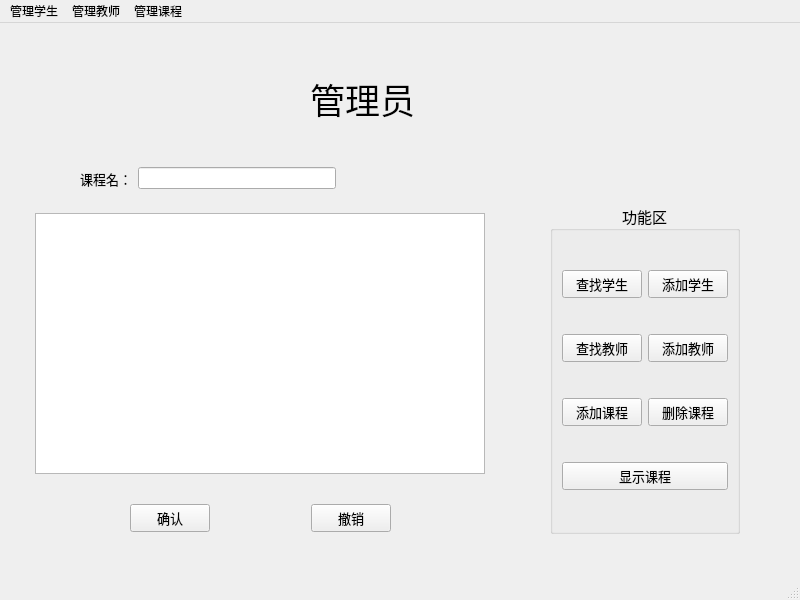
<?xml version="1.0" encoding="UTF-8"?>
<ui version="4.0">
 <class>Admin</class>
 <widget class="QMainWindow" name="Admin">
  <property name="geometry">
   <rect>
    <x>0</x>
    <y>0</y>
    <width>800</width>
    <height>600</height>
   </rect>
  </property>
  <property name="windowTitle">
   <string>MainWindow</string>
  </property>
  <property name="windowIcon">
   <iconset resource="image.qrc">
    <normaloff>:/new/prefix1/image/蓝色小鸟.png</normaloff>:/new/prefix1/image/蓝色小鸟.png</iconset>
  </property>
  <widget class="QWidget" name="centralwidget">
   <widget class="QStackedWidget" name="stackedWidget">
    <property name="geometry">
     <rect>
      <x>30</x>
      <y>120</y>
      <width>475</width>
      <height>430</height>
     </rect>
    </property>
    <property name="currentIndex">
     <number>1</number>
    </property>
    <widget class="QWidget" name="addTeacher">
     <widget class="QGroupBox" name="groupBox_2">
      <property name="geometry">
       <rect>
        <x>70</x>
        <y>40</y>
        <width>300</width>
        <height>280</height>
       </rect>
      </property>
      <property name="font">
       <font>
        <family>楷体</family>
        <pointsize>18</pointsize>
       </font>
      </property>
      <property name="title">
       <string>个人基本信息</string>
      </property>
      <property name="alignment">
       <set>Qt::AlignCenter</set>
      </property>
      <property name="flat">
       <bool>true</bool>
      </property>
      <layout class="QGridLayout" name="gridLayout_3">
       <item row="0" column="1">
        <layout class="QHBoxLayout" name="horizontalLayout_17">
         <item>
          <widget class="QLabel" name="label_22">
           <property name="font">
            <font>
             <family>楷体</family>
             <pointsize>12</pointsize>
            </font>
           </property>
           <property name="text">
            <string>性别：</string>
           </property>
          </widget>
         </item>
         <item>
          <widget class="QRadioButton" name="radioButtontman">
           <property name="font">
            <font>
             <pointsize>10</pointsize>
            </font>
           </property>
           <property name="text">
            <string>男</string>
           </property>
          </widget>
         </item>
         <item>
          <widget class="QRadioButton" name="radioButtontwoman">
           <property name="font">
            <font>
             <pointsize>10</pointsize>
            </font>
           </property>
           <property name="text">
            <string>女</string>
           </property>
          </widget>
         </item>
        </layout>
       </item>
       <item row="2" column="1">
        <layout class="QHBoxLayout" name="horizontalLayout_19">
         <item>
          <widget class="QLabel" name="label_24">
           <property name="font">
            <font>
             <family>楷体</family>
             <pointsize>12</pointsize>
            </font>
           </property>
           <property name="text">
            <string>职称：</string>
           </property>
          </widget>
         </item>
         <item>
          <widget class="QComboBox" name="comboBoxpost">
           <property name="font">
            <font>
             <pointsize>10</pointsize>
            </font>
           </property>
           <property name="editable">
            <bool>true</bool>
           </property>
           <property name="currentText">
            <string>教授</string>
           </property>
           <property name="currentIndex">
            <number>0</number>
           </property>
           <item>
            <property name="text">
             <string>教授</string>
            </property>
           </item>
           <item>
            <property name="text">
             <string>副教授</string>
            </property>
           </item>
           <item>
            <property name="text">
             <string>讲师</string>
            </property>
           </item>
          </widget>
         </item>
        </layout>
       </item>
       <item row="0" column="0">
        <layout class="QHBoxLayout" name="horizontalLayout_11">
         <item>
          <widget class="QLabel" name="label_12">
           <property name="font">
            <font>
             <family>楷体</family>
             <pointsize>12</pointsize>
            </font>
           </property>
           <property name="text">
            <string>姓名： </string>
           </property>
          </widget>
         </item>
         <item>
          <widget class="QLineEdit" name="lineEdittTName">
           <property name="font">
            <font>
             <pointsize>10</pointsize>
            </font>
           </property>
          </widget>
         </item>
        </layout>
       </item>
       <item row="1" column="0">
        <layout class="QHBoxLayout" name="horizontalLayout_10">
         <item>
          <widget class="QLabel" name="label_11">
           <property name="font">
            <font>
             <family>楷体</family>
             <pointsize>12</pointsize>
            </font>
           </property>
           <property name="text">
            <string>职工号：</string>
           </property>
          </widget>
         </item>
         <item>
          <widget class="QLineEdit" name="lineEdittno">
           <property name="font">
            <font>
             <pointsize>10</pointsize>
            </font>
           </property>
          </widget>
         </item>
        </layout>
       </item>
       <item row="1" column="1">
        <layout class="QHBoxLayout" name="horizontalLayout_18">
         <item>
          <widget class="QLabel" name="label_23">
           <property name="font">
            <font>
             <family>楷体</family>
             <pointsize>12</pointsize>
            </font>
           </property>
           <property name="text">
            <string>年龄：</string>
           </property>
          </widget>
         </item>
         <item>
          <widget class="QSpinBox" name="spinBoxtage">
           <property name="font">
            <font>
             <family>楷体</family>
             <pointsize>10</pointsize>
            </font>
           </property>
           <property name="minimum">
            <number>20</number>
           </property>
           <property name="maximum">
            <number>80</number>
           </property>
          </widget>
         </item>
        </layout>
       </item>
       <item row="2" column="0">
        <layout class="QHBoxLayout" name="horizontalLayout_12">
         <item>
          <widget class="QLabel" name="label_13">
           <property name="font">
            <font>
             <family>楷体</family>
             <pointsize>12</pointsize>
            </font>
           </property>
           <property name="text">
            <string>密码：</string>
           </property>
          </widget>
         </item>
         <item>
          <widget class="QLineEdit" name="lineEdittpassword">
           <property name="font">
            <font>
             <pointsize>10</pointsize>
            </font>
           </property>
           <property name="readOnly">
            <bool>false</bool>
           </property>
          </widget>
         </item>
        </layout>
       </item>
      </layout>
     </widget>
     <widget class="QPushButton" name="pushButtontconfirm">
      <property name="geometry">
       <rect>
        <x>80</x>
        <y>360</y>
        <width>98</width>
        <height>26</height>
       </rect>
      </property>
      <property name="text">
       <string>确认</string>
      </property>
      <property name="icon">
       <iconset resource="image.qrc">
        <normaloff>:/new/prefix1/image/Icon - 学分.png</normaloff>:/new/prefix1/image/Icon - 学分.png</iconset>
      </property>
     </widget>
     <widget class="QPushButton" name="pushButtontundo">
      <property name="geometry">
       <rect>
        <x>240</x>
        <y>360</y>
        <width>98</width>
        <height>26</height>
       </rect>
      </property>
      <property name="text">
       <string>撤销</string>
      </property>
      <property name="icon">
       <iconset resource="image.qrc">
        <normaloff>:/new/prefix1/image/Back.png</normaloff>:/new/prefix1/image/Back.png</iconset>
      </property>
      <property name="shortcut">
       <string>Ctrl+Z</string>
      </property>
     </widget>
    </widget>
    <widget class="QWidget" name="display">
     <widget class="QTableView" name="tableViewcourse">
      <property name="geometry">
       <rect>
        <x>5</x>
        <y>70</y>
        <width>450</width>
        <height>261</height>
       </rect>
      </property>
      <property name="verticalScrollBarPolicy">
       <enum>Qt::ScrollBarAlwaysOff</enum>
      </property>
      <property name="editTriggers">
       <set>QAbstractItemView::NoEditTriggers</set>
      </property>
      <property name="selectionMode">
       <enum>QAbstractItemView::SingleSelection</enum>
      </property>
      <property name="selectionBehavior">
       <enum>QAbstractItemView::SelectRows</enum>
      </property>
      <property name="verticalScrollMode">
       <enum>QAbstractItemView::ScrollPerPixel</enum>
      </property>
     </widget>
     <widget class="QWidget" name="widgetdelete" native="true">
      <property name="geometry">
       <rect>
        <x>50</x>
        <y>10</y>
        <width>301</width>
        <height>51</height>
       </rect>
      </property>
      <layout class="QHBoxLayout" name="horizontalLayout">
       <item>
        <widget class="QLabel" name="labelcname">
         <property name="font">
          <font>
           <family>Adobe Devanagari</family>
           <pointsize>10</pointsize>
          </font>
         </property>
         <property name="frameShape">
          <enum>QFrame::NoFrame</enum>
         </property>
         <property name="text">
          <string>课程名：</string>
         </property>
         <property name="scaledContents">
          <bool>false</bool>
         </property>
        </widget>
       </item>
       <item>
        <widget class="QLineEdit" name="lineEditcnamedelete"/>
       </item>
       <item>
        <widget class="QPushButton" name="pushButtonsearch">
         <property name="font">
          <font>
           <family>Adobe Devanagari</family>
           <pointsize>10</pointsize>
          </font>
         </property>
         <property name="toolTip">
          <string>&lt;html&gt;&lt;head/&gt;&lt;body&gt;&lt;p&gt;查找&lt;/p&gt;&lt;/body&gt;&lt;/html&gt;</string>
         </property>
         <property name="text">
          <string/>
         </property>
         <property name="icon">
          <iconset resource="image.qrc">
           <normaloff>:/new/prefix1/image/Search.png</normaloff>:/new/prefix1/image/Search.png</iconset>
         </property>
         <property name="shortcut">
          <string>Return</string>
         </property>
         <property name="checkable">
          <bool>false</bool>
         </property>
         <property name="flat">
          <bool>true</bool>
         </property>
        </widget>
       </item>
      </layout>
     </widget>
     <widget class="QPushButton" name="pushButtonrefresh">
      <property name="geometry">
       <rect>
        <x>410</x>
        <y>40</y>
        <width>60</width>
        <height>30</height>
       </rect>
      </property>
      <property name="font">
       <font>
        <family>Adobe Devanagari</family>
        <pointsize>10</pointsize>
       </font>
      </property>
      <property name="toolTip">
       <string>&lt;html&gt;&lt;head/&gt;&lt;body&gt;&lt;p&gt;刷新&lt;/p&gt;&lt;/body&gt;&lt;/html&gt;</string>
      </property>
      <property name="whatsThis">
       <string>&lt;html&gt;&lt;head/&gt;&lt;body&gt;&lt;p&gt;刷新&lt;/p&gt;&lt;/body&gt;&lt;/html&gt;</string>
      </property>
      <property name="text">
       <string/>
      </property>
      <property name="icon">
       <iconset resource="image.qrc">
        <normaloff>:/new/prefix1/image/Update.png</normaloff>:/new/prefix1/image/Update.png</iconset>
      </property>
      <property name="shortcut">
       <string>F5</string>
      </property>
      <property name="autoDefault">
       <bool>false</bool>
      </property>
      <property name="default">
       <bool>false</bool>
      </property>
      <property name="flat">
       <bool>true</bool>
      </property>
     </widget>
     <widget class="QWidget" name="widget_6" native="true">
      <property name="geometry">
       <rect>
        <x>100</x>
        <y>350</y>
        <width>261</width>
        <height>51</height>
       </rect>
      </property>
      <layout class="QHBoxLayout" name="horizontalLayout_13">
       <item>
        <widget class="QPushButton" name="pushButtonconfirmdelete">
         <property name="font">
          <font>
           <family>Adobe Devanagari</family>
           <pointsize>10</pointsize>
          </font>
         </property>
         <property name="text">
          <string>确认</string>
         </property>
         <property name="icon">
          <iconset resource="image.qrc">
           <normaloff>:/new/prefix1/image/Icon - 学分.png</normaloff>:/new/prefix1/image/Icon - 学分.png</iconset>
         </property>
         <property name="shortcut">
          <string>Ctrl+C</string>
         </property>
        </widget>
       </item>
       <item>
        <spacer name="horizontalSpacer_2">
         <property name="orientation">
          <enum>Qt::Horizontal</enum>
         </property>
         <property name="sizeHint" stdset="0">
          <size>
           <width>68</width>
           <height>20</height>
          </size>
         </property>
        </spacer>
       </item>
       <item>
        <widget class="QPushButton" name="pushButtonundodelete">
         <property name="font">
          <font>
           <family>Adobe Devanagari</family>
           <pointsize>10</pointsize>
          </font>
         </property>
         <property name="text">
          <string>撤销</string>
         </property>
         <property name="icon">
          <iconset resource="image.qrc">
           <normaloff>:/new/prefix1/image/Back.png</normaloff>:/new/prefix1/image/Back.png</iconset>
         </property>
         <property name="iconSize">
          <size>
           <width>18</width>
           <height>18</height>
          </size>
         </property>
         <property name="shortcut">
          <string>Ctrl+Z</string>
         </property>
         <property name="autoRepeat">
          <bool>false</bool>
         </property>
        </widget>
       </item>
      </layout>
     </widget>
    </widget>
    <widget class="QWidget" name="addCourse">
     <widget class="QWidget" name="widget_5" native="true">
      <property name="geometry">
       <rect>
        <x>110</x>
        <y>50</y>
        <width>281</width>
        <height>211</height>
       </rect>
      </property>
      <layout class="QGridLayout" name="gridLayout_4">
       <item row="2" column="1">
        <widget class="QLineEdit" name="lineEditcmaxnum"/>
       </item>
       <item row="2" column="0">
        <widget class="QLabel" name="label_6">
         <property name="text">
          <string>课程总量：</string>
         </property>
        </widget>
       </item>
       <item row="3" column="0">
        <widget class="QLabel" name="label_7">
         <property name="text">
          <string>课程学分：</string>
         </property>
        </widget>
       </item>
       <item row="1" column="0">
        <widget class="QLabel" name="label_5">
         <property name="text">
          <string>课程名：</string>
         </property>
        </widget>
       </item>
       <item row="3" column="1">
        <widget class="QLineEdit" name="lineEditccard"/>
       </item>
       <item row="0" column="1">
        <widget class="QLineEdit" name="lineEditcno"/>
       </item>
       <item row="1" column="1">
        <widget class="QLineEdit" name="lineEditcnameadd"/>
       </item>
       <item row="0" column="0">
        <widget class="QLabel" name="label_4">
         <property name="layoutDirection">
          <enum>Qt::RightToLeft</enum>
         </property>
         <property name="text">
          <string>课程号：</string>
         </property>
         <property name="textFormat">
          <enum>Qt::AutoText</enum>
         </property>
        </widget>
       </item>
      </layout>
     </widget>
     <widget class="QWidget" name="widget_4" native="true">
      <property name="geometry">
       <rect>
        <x>130</x>
        <y>290</y>
        <width>233</width>
        <height>50</height>
       </rect>
      </property>
      <layout class="QHBoxLayout" name="horizontalLayout_2">
       <item>
        <widget class="QPushButton" name="pushButtonconfirmadd">
         <property name="font">
          <font>
           <family>Adobe Devanagari</family>
           <pointsize>10</pointsize>
          </font>
         </property>
         <property name="text">
          <string>确认</string>
         </property>
         <property name="icon">
          <iconset resource="image.qrc">
           <normaloff>:/new/prefix1/image/Icon - 学分.png</normaloff>:/new/prefix1/image/Icon - 学分.png</iconset>
         </property>
         <property name="shortcut">
          <string>Ctrl+C</string>
         </property>
        </widget>
       </item>
       <item>
        <spacer name="horizontalSpacer">
         <property name="orientation">
          <enum>Qt::Horizontal</enum>
         </property>
         <property name="sizeHint" stdset="0">
          <size>
           <width>40</width>
           <height>20</height>
          </size>
         </property>
        </spacer>
       </item>
       <item>
        <widget class="QPushButton" name="pushButtonundoadd">
         <property name="font">
          <font>
           <family>Adobe Devanagari</family>
           <pointsize>10</pointsize>
          </font>
         </property>
         <property name="text">
          <string>撤销</string>
         </property>
         <property name="icon">
          <iconset resource="image.qrc">
           <normaloff>:/new/prefix1/image/Back.png</normaloff>:/new/prefix1/image/Back.png</iconset>
         </property>
         <property name="shortcut">
          <string>Ctrl+Z</string>
         </property>
        </widget>
       </item>
      </layout>
     </widget>
    </widget>
    <widget class="QWidget" name="addStudent">
     <widget class="QGroupBox" name="groupBox">
      <property name="geometry">
       <rect>
        <x>60</x>
        <y>30</y>
        <width>300</width>
        <height>280</height>
       </rect>
      </property>
      <property name="font">
       <font>
        <family>楷体</family>
        <pointsize>18</pointsize>
       </font>
      </property>
      <property name="title">
       <string>个人基本信息</string>
      </property>
      <property name="alignment">
       <set>Qt::AlignBottom|Qt::AlignHCenter</set>
      </property>
      <property name="flat">
       <bool>true</bool>
      </property>
      <property name="checkable">
       <bool>false</bool>
      </property>
      <property name="checked">
       <bool>false</bool>
      </property>
      <layout class="QGridLayout" name="gridLayout">
       <item row="0" column="0">
        <layout class="QHBoxLayout" name="horizontalLayout_6">
         <item>
          <widget class="QLabel" name="label_8">
           <property name="font">
            <font>
             <family>楷体</family>
             <pointsize>12</pointsize>
            </font>
           </property>
           <property name="text">
            <string>学号：</string>
           </property>
          </widget>
         </item>
         <item>
          <widget class="QLineEdit" name="lineEditsno">
           <property name="font">
            <font>
             <pointsize>10</pointsize>
            </font>
           </property>
          </widget>
         </item>
        </layout>
       </item>
       <item row="0" column="1">
        <layout class="QHBoxLayout" name="horizontalLayout_15">
         <item>
          <widget class="QLabel" name="label_21">
           <property name="font">
            <font>
             <family>楷体</family>
             <pointsize>12</pointsize>
            </font>
           </property>
           <property name="text">
            <string>性别：</string>
           </property>
          </widget>
         </item>
         <item>
          <widget class="QRadioButton" name="radioButtonsman">
           <property name="font">
            <font>
             <pointsize>10</pointsize>
            </font>
           </property>
           <property name="text">
            <string>男</string>
           </property>
          </widget>
         </item>
         <item>
          <widget class="QRadioButton" name="radioButtonswoman">
           <property name="font">
            <font>
             <pointsize>10</pointsize>
            </font>
           </property>
           <property name="text">
            <string>女</string>
           </property>
          </widget>
         </item>
        </layout>
       </item>
       <item row="1" column="0">
        <layout class="QHBoxLayout" name="horizontalLayout_8">
         <item>
          <widget class="QLabel" name="label_9">
           <property name="font">
            <font>
             <family>楷体</family>
             <pointsize>12</pointsize>
            </font>
           </property>
           <property name="text">
            <string>姓名：</string>
           </property>
          </widget>
         </item>
         <item>
          <widget class="QLineEdit" name="lineEditsName">
           <property name="font">
            <font>
             <pointsize>10</pointsize>
            </font>
           </property>
          </widget>
         </item>
        </layout>
       </item>
       <item row="1" column="1">
        <layout class="QHBoxLayout" name="horizontalLayout_14">
         <item>
          <widget class="QLabel" name="label_20">
           <property name="font">
            <font>
             <family>楷体</family>
             <pointsize>12</pointsize>
            </font>
           </property>
           <property name="text">
            <string>年龄：</string>
           </property>
          </widget>
         </item>
         <item>
          <widget class="QSpinBox" name="spinBoxsage">
           <property name="font">
            <font>
             <family>楷体</family>
             <pointsize>10</pointsize>
            </font>
           </property>
           <property name="minimum">
            <number>15</number>
           </property>
           <property name="maximum">
            <number>25</number>
           </property>
           <property name="value">
            <number>18</number>
           </property>
          </widget>
         </item>
        </layout>
       </item>
       <item row="2" column="0">
        <layout class="QHBoxLayout" name="horizontalLayout_5">
         <item>
          <widget class="QLabel" name="label_10">
           <property name="font">
            <font>
             <family>楷体</family>
             <pointsize>12</pointsize>
            </font>
           </property>
           <property name="text">
            <string>密码：</string>
           </property>
          </widget>
         </item>
         <item>
          <widget class="QLineEdit" name="lineEditspassword">
           <property name="font">
            <font>
             <pointsize>10</pointsize>
            </font>
           </property>
           <property name="readOnly">
            <bool>false</bool>
           </property>
          </widget>
         </item>
        </layout>
       </item>
       <item row="2" column="1">
        <layout class="QHBoxLayout" name="horizontalLayout_16">
         <item>
          <widget class="QLabel" name="label_19">
           <property name="font">
            <font>
             <family>楷体</family>
             <pointsize>12</pointsize>
            </font>
           </property>
           <property name="text">
            <string>学院：</string>
           </property>
          </widget>
         </item>
         <item>
          <widget class="QComboBox" name="comboBoxsmajor">
           <property name="font">
            <font>
             <pointsize>10</pointsize>
            </font>
           </property>
           <property name="editable">
            <bool>true</bool>
           </property>
           <property name="currentText">
            <string>计科院</string>
           </property>
           <property name="currentIndex">
            <number>0</number>
           </property>
           <item>
            <property name="text">
             <string>计科院</string>
            </property>
           </item>
           <item>
            <property name="text">
             <string>商学院</string>
            </property>
           </item>
           <item>
            <property name="text">
             <string>互联网学院</string>
            </property>
           </item>
          </widget>
         </item>
        </layout>
       </item>
       <item row="3" column="0" colspan="2">
        <layout class="QHBoxLayout" name="horizontalLayout_20">
         <item>
          <widget class="QLabel" name="label_25">
           <property name="font">
            <font>
             <family>楷体</family>
             <pointsize>12</pointsize>
            </font>
           </property>
           <property name="text">
            <string>入学年份：</string>
           </property>
          </widget>
         </item>
         <item>
          <widget class="QComboBox" name="comboBoxsyear">
           <property name="font">
            <font>
             <pointsize>10</pointsize>
            </font>
           </property>
           <property name="editable">
            <bool>true</bool>
           </property>
           <property name="currentText">
            <string>2017</string>
           </property>
           <property name="currentIndex">
            <number>0</number>
           </property>
           <item>
            <property name="text">
             <string>2017</string>
            </property>
           </item>
           <item>
            <property name="text">
             <string>2018</string>
            </property>
           </item>
           <item>
            <property name="text">
             <string>2019</string>
            </property>
           </item>
           <item>
            <property name="text">
             <string>2020</string>
            </property>
           </item>
          </widget>
         </item>
        </layout>
       </item>
      </layout>
     </widget>
     <widget class="QPushButton" name="pushButtonSconfirm">
      <property name="geometry">
       <rect>
        <x>80</x>
        <y>340</y>
        <width>98</width>
        <height>26</height>
       </rect>
      </property>
      <property name="text">
       <string>确认</string>
      </property>
      <property name="icon">
       <iconset resource="image.qrc">
        <normaloff>:/new/prefix1/image/Icon - 学分.png</normaloff>:/new/prefix1/image/Icon - 学分.png</iconset>
      </property>
     </widget>
     <widget class="QPushButton" name="pushButtonSundo">
      <property name="geometry">
       <rect>
        <x>220</x>
        <y>340</y>
        <width>98</width>
        <height>26</height>
       </rect>
      </property>
      <property name="text">
       <string>撤销</string>
      </property>
      <property name="icon">
       <iconset resource="image.qrc">
        <normaloff>:/new/prefix1/image/Back.png</normaloff>:/new/prefix1/image/Back.png</iconset>
      </property>
     </widget>
    </widget>
    <widget class="QWidget" name="Search">
     <widget class="QWidget" name="widget_3" native="true">
      <property name="geometry">
       <rect>
        <x>90</x>
        <y>70</y>
        <width>241</width>
        <height>42</height>
       </rect>
      </property>
      <layout class="QHBoxLayout" name="horizontalLayout_4">
       <item>
        <widget class="QRadioButton" name="radioButtonStudent">
         <property name="text">
          <string>学生</string>
         </property>
         <property name="icon">
          <iconset resource="image.qrc">
           <normaloff>:/new/prefix1/image/学生.png</normaloff>:/new/prefix1/image/学生.png</iconset>
         </property>
        </widget>
       </item>
       <item>
        <spacer name="horizontalSpacer_3">
         <property name="orientation">
          <enum>Qt::Horizontal</enum>
         </property>
         <property name="sizeHint" stdset="0">
          <size>
           <width>40</width>
           <height>20</height>
          </size>
         </property>
        </spacer>
       </item>
       <item>
        <widget class="QRadioButton" name="radioButtonTeacher">
         <property name="text">
          <string>教师</string>
         </property>
         <property name="icon">
          <iconset resource="image.qrc">
           <normaloff>:/new/prefix1/image/教师.png</normaloff>:/new/prefix1/image/教师.png</iconset>
         </property>
        </widget>
       </item>
      </layout>
     </widget>
     <widget class="QTableView" name="tableView">
      <property name="geometry">
       <rect>
        <x>0</x>
        <y>140</y>
        <width>470</width>
        <height>220</height>
       </rect>
      </property>
      <property name="verticalScrollBarPolicy">
       <enum>Qt::ScrollBarAlwaysOff</enum>
      </property>
      <property name="editTriggers">
       <set>QAbstractItemView::NoEditTriggers</set>
      </property>
      <property name="selectionMode">
       <enum>QAbstractItemView::SingleSelection</enum>
      </property>
      <property name="selectionBehavior">
       <enum>QAbstractItemView::SelectRows</enum>
      </property>
      <property name="verticalScrollMode">
       <enum>QAbstractItemView::ScrollPerPixel</enum>
      </property>
     </widget>
     <widget class="QWidget" name="widget_2" native="true">
      <property name="geometry">
       <rect>
        <x>30</x>
        <y>10</y>
        <width>368</width>
        <height>45</height>
       </rect>
      </property>
      <layout class="QHBoxLayout" name="horizontalLayout_3">
       <item>
        <widget class="QLabel" name="label_2">
         <property name="text">
          <string>学生名/教师名</string>
         </property>
        </widget>
       </item>
       <item>
        <widget class="QLineEdit" name="lineEditID"/>
       </item>
       <item>
        <widget class="QPushButton" name="pushButtonSTsearch">
         <property name="text">
          <string/>
         </property>
         <property name="icon">
          <iconset resource="image.qrc">
           <normaloff>:/new/prefix1/image/Search.png</normaloff>:/new/prefix1/image/Search.png</iconset>
         </property>
         <property name="shortcut">
          <string>Return</string>
         </property>
         <property name="flat">
          <bool>true</bool>
         </property>
        </widget>
       </item>
      </layout>
     </widget>
    </widget>
   </widget>
   <widget class="QGroupBox" name="function">
    <property name="geometry">
     <rect>
      <x>550</x>
      <y>180</y>
      <width>190</width>
      <height>331</height>
     </rect>
    </property>
    <property name="font">
     <font>
      <family>Adobe Devanagari</family>
      <pointsize>11</pointsize>
     </font>
    </property>
    <property name="title">
     <string>功能区</string>
    </property>
    <property name="alignment">
     <set>Qt::AlignCenter</set>
    </property>
    <property name="flat">
     <bool>true</bool>
    </property>
    <layout class="QGridLayout" name="gridLayout_2">
     <item row="0" column="1">
      <widget class="QPushButton" name="addStudentButton">
       <property name="font">
        <font>
         <family>Adobe Devanagari</family>
         <pointsize>10</pointsize>
        </font>
       </property>
       <property name="text">
        <string>添加学生</string>
       </property>
      </widget>
     </item>
     <item row="1" column="0">
      <widget class="QPushButton" name="searchTeacher">
       <property name="font">
        <font>
         <family>Adobe Devanagari</family>
         <pointsize>10</pointsize>
        </font>
       </property>
       <property name="text">
        <string>查找教师</string>
       </property>
      </widget>
     </item>
     <item row="0" column="0">
      <widget class="QPushButton" name="searchStudent">
       <property name="font">
        <font>
         <family>Adobe Devanagari</family>
         <pointsize>10</pointsize>
        </font>
       </property>
       <property name="text">
        <string>查找学生</string>
       </property>
      </widget>
     </item>
     <item row="2" column="0">
      <widget class="QPushButton" name="addCourseButton">
       <property name="font">
        <font>
         <family>Adobe Devanagari</family>
         <pointsize>10</pointsize>
        </font>
       </property>
       <property name="text">
        <string>添加课程</string>
       </property>
      </widget>
     </item>
     <item row="1" column="1">
      <widget class="QPushButton" name="addTeacherButton">
       <property name="font">
        <font>
         <family>Adobe Devanagari</family>
         <pointsize>10</pointsize>
        </font>
       </property>
       <property name="text">
        <string>添加教师</string>
       </property>
      </widget>
     </item>
     <item row="3" column="0" colspan="2">
      <widget class="QPushButton" name="displayCourseButton">
       <property name="font">
        <font>
         <family>Adobe Devanagari</family>
         <pointsize>10</pointsize>
        </font>
       </property>
       <property name="text">
        <string>显示课程</string>
       </property>
      </widget>
     </item>
     <item row="2" column="1">
      <widget class="QPushButton" name="dropCourseButton">
       <property name="font">
        <font>
         <family>Adobe Devanagari</family>
         <pointsize>10</pointsize>
        </font>
       </property>
       <property name="text">
        <string>删除课程</string>
       </property>
      </widget>
     </item>
    </layout>
   </widget>
   <widget class="QLabel" name="label">
    <property name="geometry">
     <rect>
      <x>310</x>
      <y>50</y>
      <width>211</width>
      <height>51</height>
     </rect>
    </property>
    <property name="font">
     <font>
      <family>楷体</family>
      <pointsize>26</pointsize>
     </font>
    </property>
    <property name="mouseTracking">
     <bool>false</bool>
    </property>
    <property name="inputMethodHints">
     <set>Qt::ImhNone</set>
    </property>
    <property name="text">
     <string>管理员</string>
    </property>
    <property name="textFormat">
     <enum>Qt::AutoText</enum>
    </property>
    <property name="scaledContents">
     <bool>true</bool>
    </property>
   </widget>
   <widget class="QLabel" name="labelbackground">
    <property name="geometry">
     <rect>
      <x>0</x>
      <y>0</y>
      <width>800</width>
      <height>600</height>
     </rect>
    </property>
    <property name="autoFillBackground">
     <bool>false</bool>
    </property>
    <property name="text">
     <string/>
    </property>
    <property name="pixmap">
     <pixmap resource="image.qrc">:/new/prefix1/image/background.jpg</pixmap>
    </property>
    <property name="scaledContents">
     <bool>true</bool>
    </property>
    <property name="openExternalLinks">
     <bool>false</bool>
    </property>
   </widget>
   <zorder>labelbackground</zorder>
   <zorder>stackedWidget</zorder>
   <zorder>function</zorder>
   <zorder>label</zorder>
  </widget>
  <widget class="QMenuBar" name="menubar">
   <property name="geometry">
    <rect>
     <x>0</x>
     <y>0</y>
     <width>800</width>
     <height>22</height>
    </rect>
   </property>
   <widget class="QMenu" name="manageStudent">
    <property name="autoFillBackground">
     <bool>false</bool>
    </property>
    <property name="tearOffEnabled">
     <bool>false</bool>
    </property>
    <property name="title">
     <string>管理学生</string>
    </property>
    <property name="separatorsCollapsible">
     <bool>true</bool>
    </property>
    <property name="toolTipsVisible">
     <bool>true</bool>
    </property>
    <addaction name="actionSearchStudent"/>
    <addaction name="actionAddStudent"/>
   </widget>
   <widget class="QMenu" name="manageTeacher">
    <property name="title">
     <string>管理教师</string>
    </property>
    <property name="toolTipsVisible">
     <bool>true</bool>
    </property>
    <addaction name="actionSearchTeacher"/>
    <addaction name="actionAddTeacher"/>
   </widget>
   <widget class="QMenu" name="manageCourse">
    <property name="title">
     <string>管理课程</string>
    </property>
    <property name="toolTipsVisible">
     <bool>true</bool>
    </property>
    <addaction name="actionAddCourse"/>
    <addaction name="actionDropCourse"/>
    <addaction name="actionSearchCourse"/>
   </widget>
   <addaction name="manageStudent"/>
   <addaction name="manageTeacher"/>
   <addaction name="manageCourse"/>
  </widget>
  <widget class="QStatusBar" name="statusbar"/>
  <action name="actionSearchStudent">
   <property name="checkable">
    <bool>false</bool>
   </property>
   <property name="enabled">
    <bool>true</bool>
   </property>
   <property name="icon">
    <iconset resource="image.qrc">
     <normaloff>:/new/prefix1/image/搜索--1.png</normaloff>:/new/prefix1/image/搜索--1.png</iconset>
   </property>
   <property name="text">
    <string>查看学生</string>
   </property>
   <property name="shortcut">
    <string>Ctrl+S, S</string>
   </property>
   <property name="shortcutContext">
    <enum>Qt::WindowShortcut</enum>
   </property>
  </action>
  <action name="actionAddStudent">
   <property name="checkable">
    <bool>false</bool>
   </property>
   <property name="icon">
    <iconset resource="image.qrc">
     <normaloff>:/new/prefix1/image/添加.png</normaloff>:/new/prefix1/image/添加.png</iconset>
   </property>
   <property name="text">
    <string>添加学生</string>
   </property>
   <property name="shortcut">
    <string>Ctrl+S, A</string>
   </property>
  </action>
  <action name="actionSearchTeacher">
   <property name="icon">
    <iconset resource="image.qrc">
     <normaloff>:/new/prefix1/image/搜索--1.png</normaloff>:/new/prefix1/image/搜索--1.png</iconset>
   </property>
   <property name="text">
    <string>查看教师</string>
   </property>
   <property name="shortcut">
    <string>Ctrl+T, S</string>
   </property>
  </action>
  <action name="actionAddTeacher">
   <property name="icon">
    <iconset resource="image.qrc">
     <normaloff>:/new/prefix1/image/添加.png</normaloff>:/new/prefix1/image/添加.png</iconset>
   </property>
   <property name="text">
    <string>添加教师</string>
   </property>
   <property name="shortcut">
    <string>Ctrl+T, A</string>
   </property>
  </action>
  <action name="actionAddCourse">
   <property name="icon">
    <iconset resource="image.qrc">
     <normaloff>:/new/prefix1/image/添加.png</normaloff>:/new/prefix1/image/添加.png</iconset>
   </property>
   <property name="text">
    <string>添加课程</string>
   </property>
   <property name="shortcut">
    <string>Ctrl+C, A</string>
   </property>
  </action>
  <action name="actionDropCourse">
   <property name="icon">
    <iconset resource="image.qrc">
     <normaloff>:/new/prefix1/image/Garbage.png</normaloff>:/new/prefix1/image/Garbage.png</iconset>
   </property>
   <property name="text">
    <string>删除课程</string>
   </property>
   <property name="shortcut">
    <string>Ctrl+C, D</string>
   </property>
  </action>
  <action name="actionSearchCourse">
   <property name="icon">
    <iconset resource="image.qrc">
     <normaloff>:/new/prefix1/image/显示.png</normaloff>:/new/prefix1/image/显示.png</iconset>
   </property>
   <property name="text">
    <string>显示课程</string>
   </property>
   <property name="shortcut">
    <string>Ctrl+C, S</string>
   </property>
  </action>
 </widget>
 <resources>
  <include location="image.qrc"/>
 </resources>
 <connections/>
</ui>
